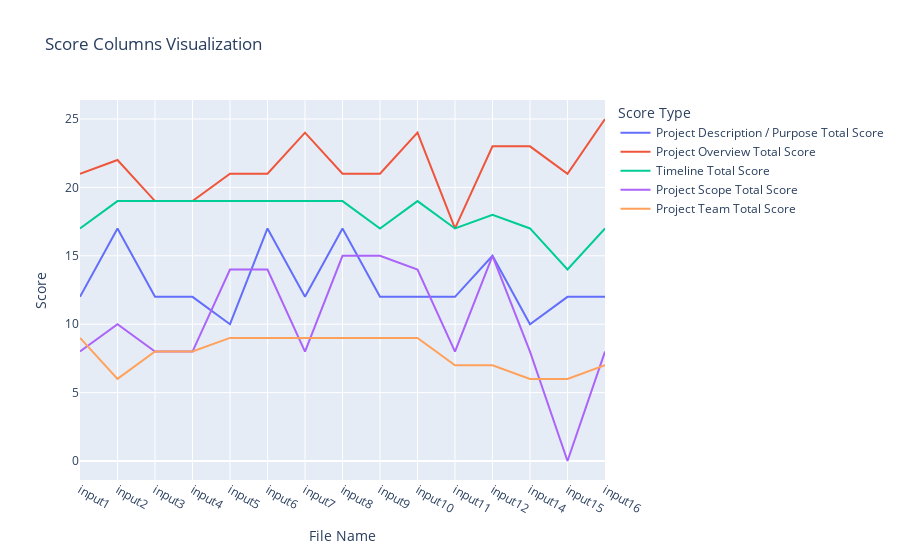

Write notebook code for a chart like this one.
### Code cell
# Select the score columns
score_columns = [col for col in result_df.columns if ('score' in col.lower() and 'document' not in col.lower())]  # Add more columns if needed

# Plot the score columns
temp = result_df.copy()
melted_df = temp.melt(id_vars=['File Name'], value_vars=score_columns, var_name='Score Type', value_name='Score')

# Create the plot
fig = px.line(melted_df, x='File Name', y='Score', color='Score Type', title='Score Columns Visualization')

# Show the plot
fig.show()

### Figure 1 — Plotly figure (JSON) as saved in the notebook; plotly's stock layout.template omitted (floating-point values rounded to 4 significant figures)
{"data": [{"hovertemplate": "Score Type=Project Description / Purpose Total Score<br>File Name=%{x}<br>Score=%{y}<extra></extra>", "legendgroup": "Project Description / Purpose Total Score", "line": {"color": "#636efa", "dash": "solid"}, "marker": {"symbol": "circle"}, "mode": "lines", "name": "Project Description / Purpose Total Score", "orientation": "v", "showlegend": true, "type": "scatter", "x": ["input1", "input2", "input3", "input4", "input5", "input6", "input7", "input8", "input9", "input10", "input11", "input12", "input14", "input15", "input16"], "xaxis": "x", "y": [12, 17, 12, 12, 10, 17, 12, 17, 12, 12, 12, 15, 10, 12, 12], "yaxis": "y"}, {"hovertemplate": "Score Type=Project Overview Total Score<br>File Name=%{x}<br>Score=%{y}<extra></extra>", "legendgroup": "Project Overview Total Score", "line": {"color": "#EF553B", "dash": "solid"}, "marker": {"symbol": "circle"}, "mode": "lines", "name": "Project Overview Total Score", "orientation": "v", "showlegend": true, "type": "scatter", "x": ["input1", "input2", "input3", "input4", "input5", "input6", "input7", "input8", "input9", "input10", "input11", "input12", "input14", "input15", "input16"], "xaxis": "x", "y": [21, 22, 19, 19, 21, 21, 24, 21, 21, 24, 17, 23, 23, 21, 25], "yaxis": "y"}, {"hovertemplate": "Score Type=Timeline Total Score<br>File Name=%{x}<br>Score=%{y}<extra></extra>", "legendgroup": "Timeline Total Score", "line": {"color": "#00cc96", "dash": "solid"}, "marker": {"symbol": "circle"}, "mode": "lines", "name": "Timeline Total Score", "orientation": "v", "showlegend": true, "type": "scatter", "x": ["input1", "input2", "input3", "input4", "input5", "input6", "input7", "input8", "input9", "input10", "input11", "input12", "input14", "input15", "input16"], "xaxis": "x", "y": [17, 19, 19, 19, 19, 19, 19, 19, 17, 19, 17, 18, 17, 14, 17], "yaxis": "y"}, {"hovertemplate": "Score Type=Project Scope Total Score<br>File Name=%{x}<br>Score=%{y}<extra></extra>", "legendgroup": "Project Scope Total Score", "line": {"color": "#ab63fa", "dash": "solid"}, "marker": {"symbol": "circle"}, "mode": "lines", "name": "Project Scope Total Score", "orientation": "v", "showlegend": true, "type": "scatter", "x": ["input1", "input2", "input3", "input4", "input5", "input6", "input7", "input8", "input9", "input10", "input11", "input12", "input14", "input15", "input16"], "xaxis": "x", "y": [8, 10, 8, 8, 14, 14, 8, 15, 15, 14, 8, 15, 8, 0, 8], "yaxis": "y"}, {"hovertemplate": "Score Type=Project Team Total Score<br>File Name=%{x}<br>Score=%{y}<extra></extra>", "legendgroup": "Project Team Total Score", "line": {"color": "#FFA15A", "dash": "solid"}, "marker": {"symbol": "circle"}, "mode": "lines", "name": "Project Team Total Score", "orientation": "v", "showlegend": true, "type": "scatter", "x": ["input1", "input2", "input3", "input4", "input5", "input6", "input7", "input8", "input9", "input10", "input11", "input12", "input14", "input15", "input16"], "xaxis": "x", "y": [9, 6, 8, 8, 9, 9, 9, 9, 9, 9, 7, 7, 6, 6, 7], "yaxis": "y"}], "layout": {"legend": {"title": {"text": "Score Type"}, "tracegroupgap": 0}, "title": {"text": "Score Columns Visualization"}, "xaxis": {"anchor": "y", "domain": [0, 1], "title": {"text": "File Name"}}, "yaxis": {"anchor": "x", "domain": [0, 1], "title": {"text": "Score"}}}}
